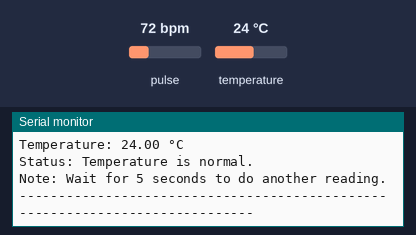
Simulated run of this sketch. Board: Arduino Uno, built with avr-gcc and run on an emulated ATmega328P. Shown: the last lines printed to the serial monitor. Inputs (shaded band) come from the test bench; at power-on: temperature 24 °C, pulse 72 bpm.

Above: at 1.2 s.
1.3 s: temperature set to 33 °C
At 7.8 s:
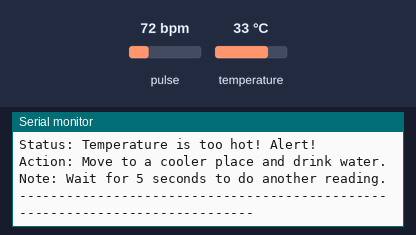
8.6 s: temperature set to 4 °C
At 13.8 s:
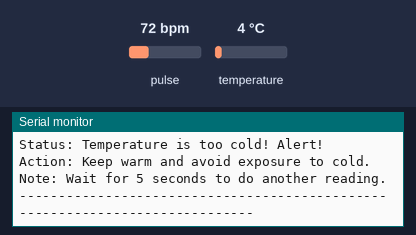
Timing chart, 0 to 15.3 s (numbered marks = the images above; inputs shaded):
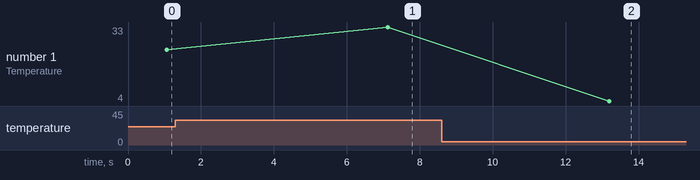

Measured:
- after the input at 1.3 s, the serial monitor: prints a new line after 5.8 s (image 1)
- after the input at 8.6 s, the serial monitor: prints a new line after 4.6 s (image 2)
- plotted number 1: 24 → 33 after the input at 1.3 s, 33 → 4 after the input at 8.6 s

The sketch:

CareMax.ino
```cpp
#include <Wire.h>
#include "MAX30105.h"
#include <Adafruit_Sensor.h>
#include <Adafruit_BMP085_U.h>

// Constants for heart rate and temperature thresholds
const int NORMAL_HEART_RATE_MIN = 60;
const int NORMAL_HEART_RATE_MAX = 100;
const float HOT_TEMPERATURE_THRESHOLD = 30.0;
const float COLD_TEMPERATURE_THRESHOLD = 10.0;

// Initialize sensors
MAX30105 particleSensor;
Adafruit_BMP085_Unified bmp = Adafruit_BMP085_Unified(10085); // 10085 for BMP180

// Variables
unsigned long lastBeat = 0;
float beatsPerMinute;
float lastTemperature = 0.0;
bool measurementComplete = false;

void setup() {
  Serial.begin(115200);

  // Initialize MAX30105 sensor
  if (!particleSensor.begin(Wire, I2C_SPEED_FAST)) {
    Serial.println("MAX30105 was not found. Please check wiring/power.");
    while (1);
  }
  particleSensor.setup();
  particleSensor.setPulseAmplitudeRed(0x0A);
  particleSensor.setPulseAmplitudeGreen(0);

  // Initialize BMP180 sensor
  if (!bmp.begin()) {
    Serial.println("Could not find a valid BMP180 sensor, check wiring!");
    while (1);
  }
}

void loop() {
  // Read IR and Red values from MAX30105 sensor
  long irValue = particleSensor.getIR();
  long redValue = particleSensor.getRed();

  // Calculate heart rate based on the pulsatile signal
  if (irValue < 50000) {
    // No finger detected or insufficient signal
    Serial.println("No finger detected or insufficient signal.");
    beatsPerMinute = 0; // Reset heart rate
    measurementComplete = false;
  } else {
    // Calculate heart rate if a valid signal is detected
    unsigned long delta = millis() - lastBeat;
    lastBeat = millis();

    beatsPerMinute = 60 / (delta / 1000.0);
    if (beatsPerMinute < 255 && beatsPerMinute > 20) {
      // Print heart rate to serial monitor if valid
      Serial.println("-----------------------------------------------------------------------------");
      Serial.println("|                                Results                                    |");
      Serial.println("-----------------------------------------------------------------------------");
      Serial.print("Heart rate: ");
      Serial.print(beatsPerMinute);
      Serial.println(" bpm");

      // Check if heart rate is within normal range for adults (60-100 bpm)
      if (beatsPerMinute >= NORMAL_HEART_RATE_MIN && beatsPerMinute <= NORMAL_HEART_RATE_MAX) {
        Serial.println("Status: Normal heart rate.");
      } else {
        Serial.println("Status: Abnormal heart rate.");
        // Provide tips for abnormal heart rate
        if (beatsPerMinute < NORMAL_HEART_RATE_MIN) {
          Serial.println("Action: Your heart rate is lower than normal. Take deep breaths and relax.");
        } else if (beatsPerMinute > NORMAL_HEART_RATE_MAX) {
          Serial.println("Action: Your heart rate is higher than normal. Try to relax and calm down.");
        }
      }

      // Read BMP180 temperature data
      float temperature;
      bmp.getTemperature(&temperature);
      Serial.print("Temperature: ");
      Serial.print(temperature);
      Serial.println(" °C");

      // Check temperature thresholds
      if (temperature > HOT_TEMPERATURE_THRESHOLD) {
        Serial.println("Status: Temperature is too hot! Alert!");
        Serial.println("Action: Move to a cooler place and drink water.");
      } else if (temperature < COLD_TEMPERATURE_THRESHOLD) {
        Serial.println("Status: Temperature is too cold! Alert!");
        Serial.println("Action: Keep warm and avoid exposure to cold.");
      } else {
        Serial.println("Status: Temperature is normal.");
      }

      // Display wait message after successful reading
      Serial.println("Note: Wait for 5 seconds to do another reading.");
      Serial.println("-----------------------------------------------------------------------------");

      // Set last temperature and measurement complete flag
      lastTemperature = temperature;
      measurementComplete = true;
    }
  }

  // If measurement is complete, pause for 5 seconds
  if (measurementComplete) {
    delay(5000); // 5 seconds delay
    measurementComplete = false; // Reset measurement flag
  } else {
    delay(1000);
  }
}
```
